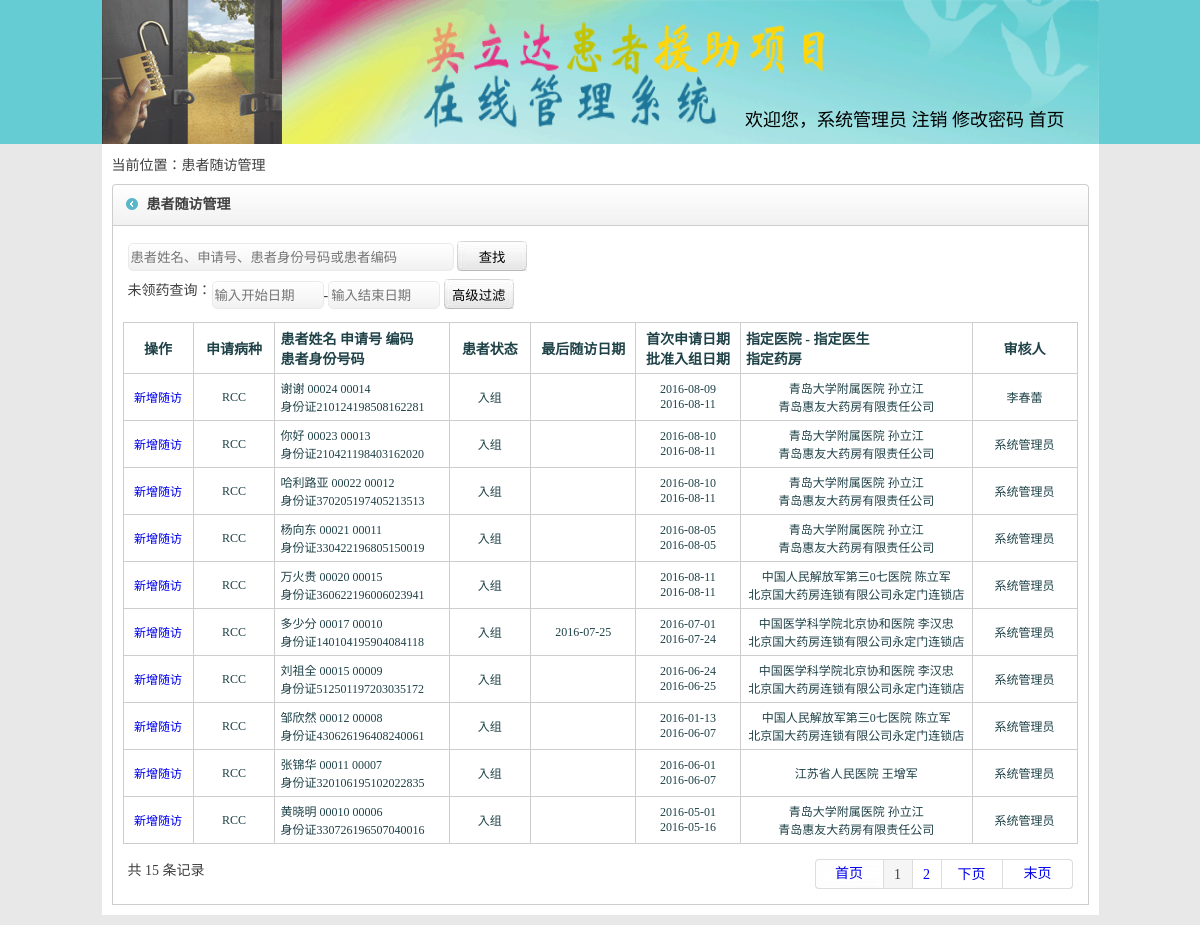
Page /cfchzhsf.php (signed in) on the committed database.
### tables this page shows
CREATE TABLE `hzh` (
  `id` int(100) NOT NULL,
  `shqid` varchar(100) DEFAULT NULL,
  `hzhid` varchar(100) DEFAULT NULL,
  `shqzht` varchar(100) NOT NULL DEFAULT '录入中' COMMENT '审核状态 -审核,审核通过,代办入组,入组,出组,锁定,解锁,停止申请,拒绝',
  `hzhxm` varchar(100) DEFAULT NULL,
  `zhjlx` varchar(100) DEFAULT NULL,
  `zhjhm` varchar(100) DEFAULT NULL,
  `shqbzh` varchar(100) DEFAULT NULL,
  `shhdchshftg` varchar(100) DEFAULT NULL,
  `shqyy` varchar(100) DEFAULT NULL,
  `shhyj` varchar(100) DEFAULT NULL,
  `rzyy` varchar(100) DEFAULT NULL,
  `zhzhyy` varchar(100) DEFAULT NULL,
  `zhzhzhdysh` varchar(100) DEFAULT NULL,
  `hzhtxdzh` varchar(100) DEFAULT NULL,
  `hzhshj` varchar(100) DEFAULT NULL,
  `dylxrdh` varchar(100) DEFAULT NULL,
  `derlxrdh` varchar(100) DEFAULT NULL,
  `zhdlx` varchar(100) DEFAULT NULL,
  `hzhhj` varchar(100) DEFAULT NULL,
  `hzhjtrk` varchar(100) DEFAULT NULL,
  `jtnshr` varchar(100) DEFAULT NULL,
  `rjshr` varchar(100) DEFAULT NULL,
  `cblx` varchar(100) DEFAULT NULL,
  `cbdqsheng` varchar(100) DEFAULT NULL,
  `jzhlx` varchar(100) DEFAULT NULL,
  `mrchzrq` varchar(100) DEFAULT NULL,
  `jzhyp` varchar(100) DEFAULT NULL,
  `ypgg` varchar(100) DEFAULT NULL,
  `ypyl` varchar(100) DEFAULT NULL,
  `shcyyshj` varchar(100) DEFAULT NULL,
  `xmshqbtxrq` varchar(100) DEFAULT NULL,
  `chcshhrq` varchar(100) DEFAULT NULL,
  `dbrzshxshj` varchar(100) DEFAULT NULL,
  `zhshrzshj` varchar(100) DEFAULT NULL,
  `ygshcyyrq` varchar(100) DEFAULT NULL,
  `lyyf` varchar(100) DEFAULT NULL,
  `hzhxb` varchar(100) DEFAULT '',
  `hzhchshrq` varchar(100) DEFAULT NULL,
  `cbdqshi` varchar(100) DEFAULT NULL,
  `cbdqqu` varchar(100) DEFAULT NULL,
  `hzhchzrq` varchar(100) DEFAULT NULL,
  `hzhchzyy` varchar(100) DEFAULT NULL,
  `djrq` varchar(100) DEFAULT NULL,
  `djr` varchar(100) DEFAULT NULL,
  `wshshq` varchar(100) DEFAULT NULL,
  `shhxcl` varchar(100) DEFAULT NULL,
  `jjrq` varchar(100) DEFAULT NULL,
  `tzhrq` varchar(100) DEFAULT NULL,
  `jjxxshm` text,
  `erqshq` varchar(100) DEFAULT NULL,
  `dslxrdh` varchar(100) DEFAULT NULL,
  `hzhnshr` varchar(100) DEFAULT NULL,
  `yxyaoname` varchar(100) DEFAULT '' COMMENT '一线药品名称',
  `chiguonum` varchar(100) DEFAULT '' COMMENT '服用过的药量',
  `ruzhunum` varchar(100) DEFAULT '' COMMENT '入组编码',
  `shfs` varchar(100) DEFAULT '' COMMENT '协管员审核方式',
  `bikaos` varchar(100) DEFAULT '' COMMENT '协管员未答复或延迟答复的原因',
  `shenhetime` varchar(100) DEFAULT '' COMMENT '协管员核实时间',
  `dylxrxm` varchar(100) DEFAULT NULL,
  `dylxrgx` varchar(100) DEFAULT NULL,
  `derlxrxm` varchar(100) DEFAULT NULL,
  `derlxrgx` varchar(100) DEFAULT NULL,
  `dslxrxm` varchar(100) DEFAULT NULL,
  `dslxrgx` varchar(100) DEFAULT NULL
);

CREATE TABLE `yyyshdq` (
  `id` int(100) NOT NULL,
  `sheng` varchar(100) NOT NULL,
  `shengjx` varchar(10) NOT NULL,
  `yymch` varchar(100) NOT NULL,
  `yymchjx` varchar(100) NOT NULL,
  `yyksh` varchar(100) DEFAULT NULL,
  `zhdysh` varchar(100) NOT NULL,
  `zhdyshdh` varchar(100) NOT NULL,
  `zhdyshyzh` varchar(100) NOT NULL,
  `shqysh1` varchar(100) DEFAULT NULL,
  `shqyshyzh1` varchar(100) DEFAULT NULL,
  `shqyshdh1` varchar(100) DEFAULT NULL,
  `shqysh2` varchar(100) DEFAULT NULL,
  `shqyshyzh2` varchar(100) DEFAULT NULL,
  `shqyshdh2` varchar(100) DEFAULT NULL,
  `shqysh3` varchar(100) DEFAULT NULL,
  `shqyshyzh3` varchar(100) DEFAULT NULL,
  `shqyshdh3` varchar(100) DEFAULT NULL,
  `yshpxqsh` varchar(100) NOT NULL,
  `yshpxrq` varchar(100) NOT NULL,
  `yydhz` varchar(100) NOT NULL,
  `yhszht` varchar(100) NOT NULL,
  `yyzhdyf` varchar(100) NOT NULL,
  `shfjshhf` varchar(100) NOT NULL,
  `shi` varchar(100) NOT NULL,
  `shijx` varchar(100) NOT NULL,
  `qu` varchar(100) NOT NULL,
  `qujx` varchar(100) NOT NULL,
  `zhlbzh` varchar(100) DEFAULT NULL,
  `zhdyshdh2` varchar(255) DEFAULT '',
  `zhdyshemail` varchar(255) DEFAULT '',
  `shqyshemail` varchar(255) DEFAULT ''
);

CREATE TABLE `shhejl` (
  `id` int(11) NOT NULL,
  `hzhid` int(11) NOT NULL,
  `shhr` varchar(100) NOT NULL,
  `shhyj` varchar(1000) NOT NULL,
  `shhrq` varchar(100) NOT NULL,
  `bzh` text,
  `clshdrq` varchar(100) DEFAULT NULL
);

### cfchzhsf.php (the view, shortened to what this page needs)
<?php session_start();
$pagesize=10;
$gjcsql=" `shqzht`='入组' ";
$html_title="患者随访管理";
include('spap_head.php');
?>
  <div class="main"><?php ?>
    <div class="insmain">
      <div class="thislink">当前位置：<a href="zhzhshqgl.php"><?php echo $html_title;?></a></div>
      <div class="inwrap flt top">
        <div class="title w977 flt">
          <strong><?php echo $html_title;?></strong><span></span>
        </div>
        <div class="incontact w955 flt">
          <table width="100%" border="0" cellspacing="0" cellpadding="5">
            <tr>
              <td>
                <div class="insinsins">
                  <span>
<input type="text" id="gjc" name="gjc" value="<?php echo $_GET[gjc];?>" placeholder="患者姓名、申请号、患者身份号码或患者编码" class="grd-white" style="width: 320px" />
<input type="button" value="查找" onclick="guolv();" class="uusub2" />
                  </span>
                </div>
                <div class="insinsins" style="width:100%;">
                  <label>未领药查询：</label>
                  <span>
<input type="text" id="kshrq" name="kshrq" readonly="readonly" style="width: 106px" placeholder="输入开始日期" size="12" value="" class="grd-white" />-<input type="text" id="jshrq" name="jshrq" style="width: 106px" readonly="readonly" placeholder="输入结束日期" size="12" value="" class="grd-white" />
<input id="btnGuolv" type="button" value="高级过滤" onclick="guolv();" class="uusub2"/>
                  </span>
                </div>
              </td>
            </tr>
          </table>
          <table width="100%" border="0" cellpadding="5" cellspacing="1" bgcolor="#cdcdcd">
            <tr style="color:#1f4248; font-weight:bold; height:30px;">
              <td width="6%" align="center" bgcolor="#FFFFFF">操作</td>
              <td width="7%" align="center" bgcolor="#FFFFFF">申请病种</td>
              <td width="15%" align="left" bgcolor="#FFFFFF">患者姓名 申请号 编码</br>患者身份号码</td>
              <td width="7%" align="center" bgcolor="#FFFFFF">患者状态</td>
              <td width="9%" align="center" bgcolor="#FFFFFF">最后随访日期</td>
              <td width="9%" align="center" bgcolor="#FFFFFF">首次申请日期<br/>批准入组日期</td>
              <td width="20%" align="left" bgcolor="#FFFFFF">指定医院 - 指定医生<br/>指定药房</td>
              <td width="9%" align="center" bgcolor="#FFFFFF">审核人</td>
            </tr>
<?php
  $sql = "select * from `hzh` ";
  if($gjcsql!=""){
  $sql .="where ".$gjcsql;
  }
  $sql .= "order by id DESC limit $page $pagesize ";
  $Query_ID = mysql_query($sql);
  while($Record = mysql_fetch_array($Query_ID)){
    echo "<tr style=\"color:#1f4248; font-size:12px;\"><td align=\"center\" bgcolor=\"#FFFFFF\"><a href=\"xzsfjl.php?id=".$Record[0]."\">新增随访</a></td>";
    echo "<td align=\"center\" bgcolor=\"#FFFFFF\"><span  class=RuxianaiColor>".$Record[7]."</span></td>";
    echo "<td  align=\"left\" bgcolor=\"#FFFFFF\">".$Record[4]."  ";
     echo sprintf("%05d", $Record[0]);
     if($Record[2]!=""){
     echo "".$Record[2];}
     echo "<br />".$Record[5].$Record[6]."</td>";
    echo "<td align=\"center\" bgcolor=\"#FFFFFF\">";
if($Record[3]=="申诉审核"||$Record[3]=="申诉待审核"){echo "审核";}else{echo $Record[3];}
 echo "</td>";
 $sfrq_sql="select MAX(sfrq) from `xjsfjl` where `hzhid`='$Record[0]'";
 $sfrq_query=mysql_query($sfrq_sql);
 while($sfrqRecord=mysql_fetch_array($sfrq_query)){
    echo "<td align=\"center\" bgcolor=\"#FFFFFF\">".$sfrqRecord[0]."</td>";
    }
    echo "<td align=\"center\" bgcolor=\"#FFFFFF\">";
    if($Record[43]!=""){echo $Record[43];}else{echo " ";} echo "<br />";
    if($Record[34]!=""){echo $Record[34];}else{echo " ";} echo "</td>";
    echo "<td align=\"center\" bgcolor=\"#FFFFFF\">";
    if($Record[12]!="")
    {
      $yyid=$Record[12];
    }else if($Record[11]!="")
    {
      $yyid=$Record[11];
    }else{
      $yyid=$Record[9];
    }
      $yysql = "select `sheng`,`shi`,`qu`,`yymch`,`zhdysh`,`yyzhdyf` from `yyyshdq` where id='".$yyid."'";
      $yyQuery_ID = mysql_query($yysql);
      while($yyRecord = mysql_fetch_array($yyQuery_ID)){
      $yyzhdyf=$yyRecord[5];
        echo $yyRecord[3]." ".$yyRecord[4];
      }
     echo "<br />";
     echo $yyzhdyf;
     echo "</td><td align=\"center\" bgcolor=\"#FFFFFF\">";
    $shhejlsql = "select * from `shhejl` where `hzhid`='".$Record[0]."' and id in (select max(id) from `shhejl` where `hzhid`='".$Record[0]."')";
    $shhejlQuery_ID = mysql_query($shhejlsql);
    while($shhejlRecord = mysql_fetch_array($shhejlQuery_ID)){
    $wrzshhr=$shhejlRecord[2];
    }
    if($wrzshhr!=""){echo $wrzshhr;$wrzshhr="";}
    else{
    echo $Record[44];
    }
     echo "</td></tr>";
  }
?>
          </table>
          <table width="100%" border="0" cellspacing="0" cellpadding="5" class="top">
            <tr>
              <td>
          <?php
include('pagefy.php');
          ?>
              </td>
            </tr>
          </table>
        </div>
      </div>
    </div>
  </div><?php ?>
</div><?php ?>
</body>
</html>

### style/style.css (style rules this page uses)
.wrap .main { width:997px; margin:0 auto; }
.wrap .main .insmain { width:977px; margin:0 auto; color:#3f3f3f; height:auto; float:left; padding:10px; background:#ffffff; margin-bottom:10px; }
.w977 { width:977px; }
.w955 { width:955px; }
.flt { float:left; }
.wrap .main .insmain .thislink a { color:#3f3f3f; }
.wrap .main .insmain .inwrap { width:977px; }
.top { margin-top:10px; }
.wrap .main .insmain .inwrap .title { background:url(../images/main_title_bg.gif) right top no-repeat; height:42px; vertical-align:middle; line-height:42px; }
.wrap .main .insmain .inwrap .title strong { width:auto; float:left; padding-left:35px; background:url(../images/main_title_bg.gif) left top no-repeat; }
.wrap .main .insmain .inwrap .incontact { border-left:1px #cdcdcd solid; border-right:1px #cdcdcd solid; padding:10px; border-bottom:1px #cdcdcd solid; }
.wrap .main .insmain .inwrap .incontact .insinsins { width:auto; float:left; height:auto; margin-bottom:8px; margin-right:10px; }
.wrap .main .insmain .inwrap .incontact .insinsins label { line-height:24px; vertical-align:middle; float:left; }
.wrap .main .insmain .inwrap .incontact .insinsins span { line-height:24px; vertical-align:middle; float:left; }
.grd-white { background: #ffffff; height:24px; background: -moz-linear-gradient(top, #ffffff 0%, #f1f1f1 100%); background: -webkit-gradient(linear, left top, left bottom, color-stop(0%,#ffffff), color-stop(100%,#f1f1f1)); background: -webkit-linear-gradient(top, #ffffff 0%,#f1f1f1 100%); background: -o-linear-gradient(top, #ffffff 0%,#f1f1f1 100%); background: -ms-linear-gradient(top, #ffffff 0%,#f1f1f1 100%); background: linear-gradient(to bottom, #ffffff 0%,#f1f1f1 100%); filter: progid:DXImageTransform.Microsoft.gradient( startColorstr='#ffffff', endColorstr='#f1f1f1',GradientType=0 ); border: 1px solid #eaeaea; border-radius: 5px; }
.uusub2 { background:url(../images/sub02.jpg) top left no-repeat; width:70px; height:30px; border:0px; }

### style/master.css (style rules this page uses)
body { margin-left: 0px; margin-top: 0px; margin-right: 0px; margin-bottom: 0px; }
a:link { text-decoration: none; }

### rows in the picture
hzh: shqbzh "RCC", hzhxm "谢谢", id "00024", hzhid "00014", zhjlx "身份证", zhjhm "210124198508162281", shqzht "入组", Record "2016-08-09", Record "2016-08-11", yyyshdq.yyzhdyf "青岛惠友大药房有限责任公司", shhejl.shhr "李春蕾"
yyyshdq: yymch "青岛大学附属医院", zhdysh "孙立江"
hzh: shqbzh "RCC", hzhxm "你好", id "00023", hzhid "00013", zhjlx "身份证", zhjhm "210421198403162020", shqzht "入组", Record "2016-08-10", Record "2016-08-11", yyyshdq.yyzhdyf "青岛惠友大药房有限责任公司", shhejl.shhr "系统管理员"
hzh: shqbzh "RCC", hzhxm "哈利路亚", id "00022", hzhid "00012", zhjlx "身份证", zhjhm "370205197405213513", shqzht "入组", Record "2016-08-10", Record "2016-08-11", yyyshdq.yyzhdyf "青岛惠友大药房有限责任公司", shhejl.shhr "系统管理员"
hzh: shqbzh "RCC", hzhxm "杨向东", id "00021", hzhid "00011", zhjlx "身份证", zhjhm "330422196805150019", shqzht "入组", Record "2016-08-05", yyyshdq.yyzhdyf "青岛惠友大药房有限责任公司", shhejl.shhr "系统管理员"
hzh: shqbzh "RCC", hzhxm "万火贵", id "00020", hzhid "00015", zhjlx "身份证", zhjhm "360622196006023941", shqzht "入组", Record "2016-08-11", yyyshdq.yyzhdyf "北京国大药房连锁有限公司永定门连锁店", shhejl.shhr "系统管理员"
yyyshdq: yymch "中国人民解放军第三0七医院", zhdysh "陈立军"
hzh: shqbzh "RCC", hzhxm "多少分", id "00017", hzhid "00010", zhjlx "身份证", zhjhm "140104195904084118", shqzht "入组", sfrqRecord "2016-07-25", Record "2016-07-01", Record "2016-07-24", yyyshdq.yyzhdyf "北京国大药房连锁有限公司永定门连锁店", shhejl.shhr "系统管理员"
yyyshdq: yymch "中国医学科学院北京协和医院", zhdysh "李汉忠"
hzh: shqbzh "RCC", hzhxm "刘祖全", id "00015", hzhid "00009", zhjlx "身份证", zhjhm "512501197203035172", shqzht "入组", Record "2016-06-24", Record "2016-06-25", yyyshdq.yyzhdyf "北京国大药房连锁有限公司永定门连锁店", shhejl.shhr "系统管理员"
hzh: shqbzh "RCC", hzhxm "邹欣然", id "00012", hzhid "00008", zhjlx "身份证", zhjhm "430626196408240061", shqzht "入组", Record "2016-01-13", Record "2016-06-07", yyyshdq.yyzhdyf "北京国大药房连锁有限公司永定门连锁店", shhejl.shhr "系统管理员"
hzh: shqbzh "RCC", hzhxm "张锦华", id "00011", hzhid "00007", zhjlx "身份证", zhjhm "320106195102022835", shqzht "入组", Record "2016-06-01", Record "2016-06-07", shhejl.shhr "系统管理员"
yyyshdq: yymch "江苏省人民医院", zhdysh "王增军"
hzh: shqbzh "RCC", hzhxm "黄晓明", id "00010", hzhid "00006", zhjlx "身份证", zhjhm "330726196507040016", shqzht "入组", Record "2016-05-01", Record "2016-05-16", yyyshdq.yyzhdyf "青岛惠友大药房有限责任公司", shhejl.shhr "系统管理员"

### other values in the picture
$_SESSION[yhname] "系统管理员"
$html_title "患者随访管理"
$num "15"
